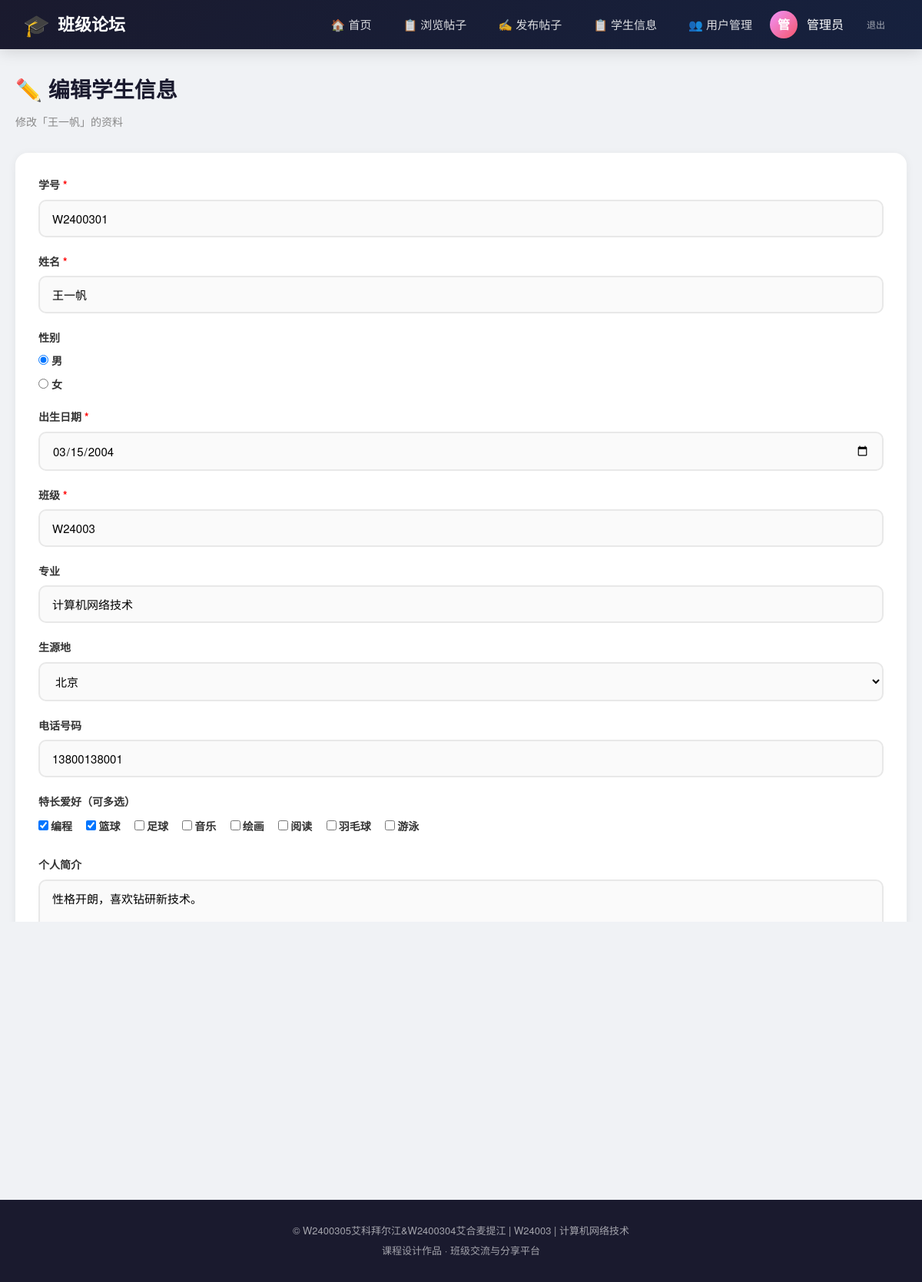
Page /edit_student.php?id=1 (signed in) on the committed database.
### tables this page shows
CREATE TABLE IF NOT EXISTS `users` (
    `id` INT AUTO_INCREMENT PRIMARY KEY,
    `username` VARCHAR(50) NOT NULL UNIQUE COMMENT '登录用户名',
    `password` VARCHAR(255) NOT NULL COMMENT '密码（bcrypt哈希）',
    `nickname` VARCHAR(50) NOT NULL COMMENT '显示昵称',
    `email` VARCHAR(100) DEFAULT '' COMMENT '邮箱',
    `avatar` VARCHAR(255) DEFAULT '' COMMENT '头像路径',
    `role` ENUM('user', 'admin') DEFAULT 'user' COMMENT '角色：user=普通用户, admin=管理员',
    `created_at` DATETIME DEFAULT CURRENT_TIMESTAMP COMMENT '注册时间',
    INDEX `idx_role` (`role`),
    INDEX `idx_created` (`created_at`)
);

CREATE TABLE IF NOT EXISTS `students` (
    `xsid` INT UNSIGNED NOT NULL AUTO_INCREMENT COMMENT '学生ID',
    `XH` VARCHAR(8) NOT NULL COMMENT '学号',
    `XM` VARCHAR(20) NOT NULL COMMENT '姓名',
    `XB` ENUM('男','女') NOT NULL DEFAULT '男' COMMENT '性别',
    `CSRQ` DATE NOT NULL COMMENT '出生日期',
    `BJ` VARCHAR(6) NOT NULL COMMENT '班级',
    `ZY` VARCHAR(20) DEFAULT NULL COMMENT '专业',
    `SYD` VARCHAR(20) DEFAULT NULL COMMENT '生源地',
    `TEL` VARCHAR(11) DEFAULT NULL COMMENT '电话号码',
    `Skill` VARCHAR(50) DEFAULT NULL COMMENT '特长爱好',
    `Grjj` TEXT DEFAULT NULL COMMENT '个人简介',
    PRIMARY KEY (xsid)
);

### config.php (called while the page is built, shortened)
<?php
$conn = @mysqli_connect(DB_HOST, DB_USER, DB_PASS, DB_NAME);
mysqli_set_charset($conn, 'utf8mb4');
function isLoggedIn() {
    return isset($_SESSION['user_id']);
}
function getCurrentUser() {
    global $conn;
    $userId = (int)$_SESSION['user_id'];
    $result = mysqli_query($conn, "SELECT * FROM users WHERE id = $userId");
    return mysqli_fetch_assoc($result);
}
?>

### edit_student.php (the view, shortened to what this page needs)
<?php
require_once __DIR__ . '/config.php';
require_once __DIR__ . '/header.php';
$id = (int)($_GET['id'] ?? 0);
$result = mysqli_query($conn, "SELECT * FROM students WHERE xsid = $id");
$student = mysqli_fetch_assoc($result);
$currentSkills = explode('、', $student['Skill'] ?? '');
$cities = ['','北京','上海','广州','深圳','杭州','南京','成都','武汉','西安','重庆','新疆','其他'];
$skillList = ['编程','篮球','足球','音乐','绘画','阅读','羽毛球','游泳'];
?>
<div class="container">
    <div class="page-header">
        <h1>✏️ 编辑学生信息</h1>
        <p>修改「<?= htmlspecialchars($student['XM']) ?>」的资料</p>
    </div>
    <div class="card">
        <form method="POST" action="">
            <div class="form-group">
                <label>学号 <span style="color:red">*</span></label>
                <input type="text" name="XH" class="form-control" required maxlength="8"
                       value="<?= htmlspecialchars($student['XH']) ?>">
            </div>
            <div class="form-group">
                <label>姓名 <span style="color:red">*</span></label>
                <input type="text" name="XM" class="form-control" required maxlength="20"
                       value="<?= htmlspecialchars($student['XM']) ?>">
            </div>
            <div class="form-group">
                <label>性别</label>
                <label style="margin-right:16px;"><input type="radio" name="XB" value="男" <?= $student['XB']==='男'?'checked':'' ?>> 男</label>
                <label><input type="radio" name="XB" value="女" <?= $student['XB']==='女'?'checked':'' ?>> 女</label>
            </div>
            <div class="form-group">
                <label>出生日期 <span style="color:red">*</span></label>
                <input type="date" name="CSRQ" class="form-control" required value="<?= $student['CSRQ'] ?>">
            </div>
            <div class="form-group">
                <label>班级 <span style="color:red">*</span></label>
                <input type="text" name="BJ" class="form-control" required maxlength="6"
                       value="<?= htmlspecialchars($student['BJ']) ?>">
            </div>
            <div class="form-group">
                <label>专业</label>
                <input type="text" name="ZY" class="form-control" value="<?= htmlspecialchars($student['ZY'] ?? '') ?>">
            </div>
            <div class="form-group">
                <label>生源地</label>
                <select name="SYD" class="form-control">
                    <?php foreach ($cities as $c): ?>
                    <option value="<?= $c ?>" <?= ($student['SYD']??'')===$c?'selected':'' ?>><?= $c ?: '请选择' ?></option>
                    <?php endforeach; ?>
                </select>
            </div>
            <div class="form-group">
                <label>电话号码</label>
                <input type="text" name="TEL" class="form-control" maxlength="11"
                       value="<?= htmlspecialchars($student['TEL'] ?? '') ?>">
            </div>
            <div class="form-group">
                <label>特长爱好（可多选）</label>
                <div>
                    <?php foreach ($skillList as $sk): ?>
                    <label style="margin-right:14px;display:inline-flex;align-items:center;gap:3px;">
                        <input type="checkbox" name="Skill[]" value="<?= $sk ?>"
                            <?= in_array($sk, $currentSkills) ? 'checked' : '' ?>> <?= $sk ?>
                    </label>
                    <?php endforeach; ?>
                </div>
            </div>
            <div class="form-group">
                <label>个人简介</label>
                <textarea name="Grjj" class="form-control" rows="4"><?= htmlspecialchars($student['Grjj'] ?? '') ?></textarea>
            </div>
            <div class="action-group">
                <button type="submit" class="btn btn-primary">💾 保存修改</button>
                <a href="students.php" class="btn btn-outline">返回列表</a>
                <a href="index.php" class="btn btn-outline">返回首页</a>
            </div>
        </form>
    </div>
</div>
<?php require_once __DIR__ . '/footer.php'; ?>

### header.php (shortened to what this page needs)
<?php
require_once __DIR__ . '/config.php';
$currentUser = getCurrentUser();
?>
<!DOCTYPE html>
<html lang="zh-CN">
<head>
    <link rel="stylesheet" href="style.css">
</head>
<body>
<nav class="navbar">
    <div class="nav-inner">
        <a href="index.php" class="nav-brand">
            <span class="icon">🎓</span> 班级论坛
        </a>
        <ul class="nav-links">
            <li><a href="index.php">🏠 首页</a></li>
            <li><a href="browse.php">📋 浏览帖子</a></li>
            <?php if (isLoggedIn()): ?>
            <li><a href="add_post.php">✍️ 发布帖子</a></li>
            <li><a href="students.php">📋 学生信息</a></li>
            <?php if ($currentUser && $currentUser['role'] === 'admin'): ?>
            <li><a href="users.php">👥 用户管理</a></li>
            <?php endif; ?>
            <li>
                <div class="nav-user">
                    <div class="avatar-circle"><?= mb_substr($currentUser['nickname'], 0, 1) ?></div>
                    <span><?= htmlspecialchars($currentUser['nickname']) ?></span>
                    <a href="logout.php" style="color:rgba(255,255,255,.6);font-size:12px;text-decoration:none;">退出</a>
                </div>
            </li>
            <?php else: ?>
            <li><a href="login.php" class="btn-nav">🔑 登录</a></li>
            <li><a href="register.php">📝 注册</a></li>
            <?php endif; ?>
        </ul>
    </div>
</nav>

### style.css (style rules this page uses)
* { margin: 0; padding: 0; box-sizing: border-box; }
body { font-family: 'Microsoft YaHei', 'PingFang SC', 'Helvetica Neue', sans-serif; background: #f0f2f5; color: #333; min-height: 100vh; line-height: 1.6; }
.navbar { background: linear-gradient(135deg, #1a1a2e 0%, #16213e 100%); padding: 0; box-shadow: 0 2px 20px rgba(0,0,0,.15); position: sticky; top: 0; z-index: 1000; }
.nav-inner { max-width: 1200px; margin: 0 auto; display: flex; justify-content: space-between; align-items: center; padding: 0 30px; height: 64px; }
.nav-brand { font-size: 22px; font-weight: bold; color: #fff; text-decoration: none; display: flex; align-items: center; gap: 10px; }
.nav-brand .icon { font-size: 28px; }
.nav-links { display: flex; list-style: none; gap: 5px; align-items: center; }
.nav-links li a { color: rgba(255,255,255,.85); text-decoration: none; padding: 10px 18px; border-radius: 8px; font-size: 15px; transition: all .3s; display: block; }
.nav-user { color: #fff; display: flex; align-items: center; gap: 12px; }
.nav-user .avatar-circle { width: 36px; height: 36px; border-radius: 50%; background: linear-gradient(135deg, #f093fb, #f5576c); display: flex; align-items: center; justify-content: center; color: #fff; font-weight: bold; font-size: 16px; }
.container { max-width: 1200px; margin: 0 auto; padding: 30px 20px; }
.page-header { margin-bottom: 30px; }
.page-header h1 { font-size: 28px; color: #1a1a2e; margin-bottom: 8px; }
.page-header p { color: #888; font-size: 14px; }
.card { background: #fff; border-radius: 16px; box-shadow: 0 2px 12px rgba(0,0,0,.06); padding: 30px; margin-bottom: 24px; transition: transform .2s, box-shadow .2s; }
.btn { display: inline-block; padding: 10px 24px; border: none; border-radius: 8px; font-size: 14px; font-weight: bold; cursor: pointer; text-decoration: none; transition: all .3s; font-family: inherit; }
.btn-primary { background: linear-gradient(135deg, #667eea, #764ba2); color: #fff; }
.btn-outline { background: transparent; border: 2px solid #667eea; color: #667eea; }
.form-group { margin-bottom: 20px; }
.form-group label { display: block; margin-bottom: 8px; font-weight: bold; color: #333; font-size: 14px; }
.form-control { width: 100%; padding: 12px 16px; border: 2px solid #e8e8e8; border-radius: 10px; font-size: 15px; transition: border-color .3s; font-family: inherit; background: #fafafa; }
textarea.form-control { min-height: 200px; resize: vertical; }
select.form-control { cursor: pointer; }
.action-group { display: flex; gap: 8px; flex-wrap: wrap; }
.card, .feature-card { animation: fadeInUp .5s ease forwards; }
.card:nth-child(2) { animation-delay: .1s; }

### rows in the picture
users: nickname "管", nickname "管理员"
students: XM "王一帆", XH "W2400301", XB "☑ 男", XB "☐ 女", CSRQ "03/15/2004", BJ "W24003", ZY "计算机网络技术", SYD "北京", TEL "13800138001", Skill "☑", Grjj "性格开朗，喜欢钻研新技术。"

### other values in the picture
$sk "编程"
$sk "篮球"
$sk "足球"
$sk "音乐"
$sk "绘画"
$sk "阅读"
$sk "羽毛球"
$sk "游泳"
